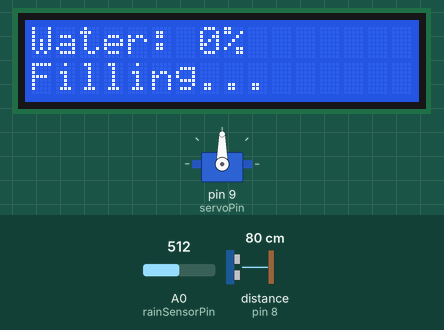
A sketch run on a simulated Arduino Uno, built with avr-gcc and run on an emulated ATmega328P. Parts: servo, 16×2 character LCD. Wiring (inferred from the names in the program): ultrasonic range finder: trigger pin 7; echo pin 8. The inputs (shaded band) are chosen by the test bench; at power-on: distance to the obstacle (sensor on pin 8) 80 cm, A0 (rainSensorPin) = 512. The echo pulse lasts 58.3 µs per cm; what the sketch prints to the serial monitor is not drawn.

Above: at 3.4 s.
3.5 s: distance to the obstacle (sensor on pin 8) set to 5 cm
At 7.4 s:
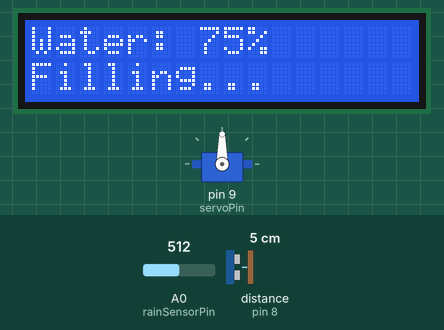
8.1 s: distance to the obstacle (sensor on pin 8) set to 2 cm
At 11.6 s:
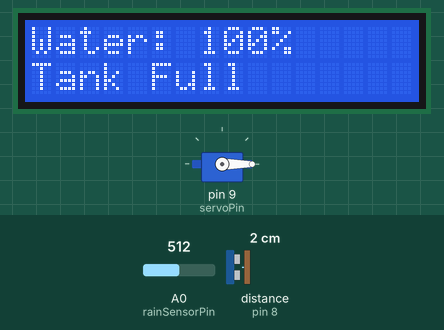
11.9 s: A0 (rainSensorPin) set to 691
17.7 s: A0 (rainSensorPin) set to 715
19.2 s: distance to the obstacle (sensor on pin 8) set to 4 cm
At 22.7 s:
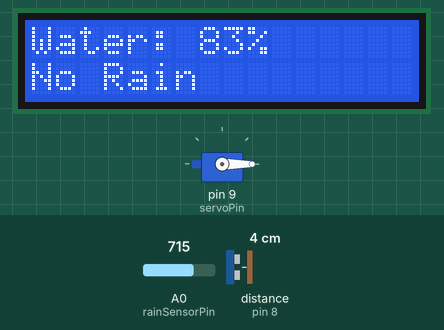
23.0 s: A0 (rainSensorPin) set to 690
At 27.8 s:
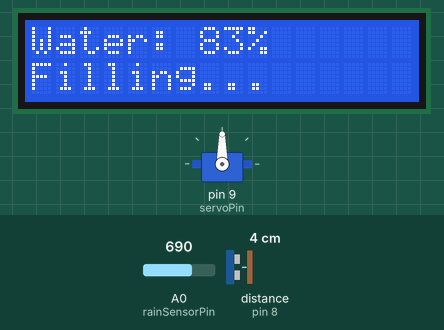
Timing chart, 0 to 29.3 s (numbered marks = the images above; inputs shaded):
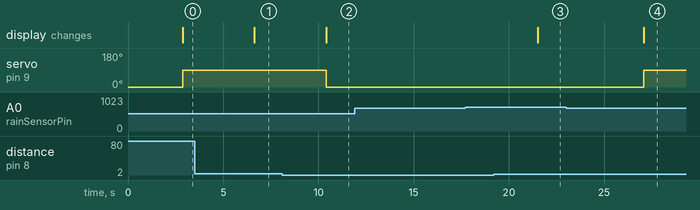

The sketch:

SmartRainwater.ino
```cpp
#include <Servo.h>
#include <Wire.h>
#include <LiquidCrystal_I2C.h>

Servo myServo;
LiquidCrystal_I2C lcd(0x27, 16, 2);

// Pins
int rainSensorPin = A0;
int servoPin = 9;
int trigPin = 7;
int echoPin = 8;

// Settings
int threshold = 700;
bool servoOpen = false;

// Tank height (CHANGE if needed)
const int tankHeight = 13;   // 13 cm empty, 1 cm full

// -------- Stable Ultrasonic Reading --------
long getDistance()
{
  long total = 0;

  for(int i = 0; i < 5; i++)
  {
    digitalWrite(trigPin, LOW);
    delayMicroseconds(2);

    digitalWrite(trigPin, HIGH);
    delayMicroseconds(10);
    digitalWrite(trigPin, LOW);

    long duration = pulseIn(echoPin, HIGH, 30000);
    long distance = duration * 0.034 / 2;

    total += distance;
    delay(50);
  }

  return total / 5;   // average distance
}

void setup()
{
  myServo.attach(servoPin);
  myServo.write(0);

  pinMode(rainSensorPin, INPUT);
  pinMode(trigPin, OUTPUT);
  pinMode(echoPin, INPUT);

  Serial.begin(9600);

  lcd.init();
  lcd.backlight();
}

void loop()
{
  int sensorValue = analogRead(rainSensorPin);

  // -------- Rain Confirmation --------
  bool rainDetected = false;

  if(sensorValue < threshold)
  {
    delay(2000);
    if(analogRead(rainSensorPin) < threshold)
      rainDetected = true;
  }

  // -------- Get Averaged Distance --------
  long avgDistance = getDistance();

  // Limit valid range
  avgDistance = constrain(avgDistance, 1, tankHeight);

  // -------- Calculate Percentage using map() --------
  int waterLevel = map(avgDistance, tankHeight, 1, 0, 100);
  waterLevel = constrain(waterLevel, 0, 100);

  //  Full tank stabilization
  if(waterLevel >= 91)
  {
    waterLevel = 100;
  }

  // -------- Serial Output --------
  Serial.print("Distance: ");
  Serial.print(avgDistance);
  Serial.print(" cm | Water: ");
  Serial.print(waterLevel);
  Serial.println("%");

  // -------- Clean Serial Line for Python Dashboard --------
  Serial.println(waterLevel);   // <-- THIS is important
  delay(500);                   // small delay for stability

  // -------- Smart Servo Logic --------
  if(waterLevel >= 98)
  {
    if(servoOpen)
    {
      myServo.write(0);
      servoOpen = false;
    }
  }
  else if(rainDetected)
  {
    if(!servoOpen)
    {
      myServo.write(90);
      servoOpen = true;
    }
  }
  else
  {
    if(servoOpen)
    {
      myServo.write(0);
      servoOpen = false;
    }
  }

  // -------- LCD Display --------
  lcd.clear();
  lcd.setCursor(0,0);
  lcd.print("Water: ");
  lcd.print(waterLevel);
  lcd.print("%");

  lcd.setCursor(0,1);

  if(waterLevel >= 98)
  {
    lcd.print("Tank Full");
  }
  else if(rainDetected)
  {
    lcd.print("Filling...");
  }
  else
  {
    lcd.print("No Rain");
  }

  delay(1000);
}
```

Measured:
- the behaviour switches between 4 and 3 cm on distance to the obstacle (sensor on pin 8) (found by bisection; images 1 and 2)
- after the input at 3.5 s, the display: changes after 3.1 s (image 1)
- after the input at 8.1 s, servo on pin 9 (servoPin): 90° → 0° after 2.3 s; the display: changes after 2.3 s (image 2)
- after the input at 11.9 s, every drawn part: stays the same
- after the input at 17.7 s, every drawn part: stays the same
- after the input at 19.2 s, the display: changes after 2.3 s (image 3)
- after the input at 23.0 s, servo on pin 9 (servoPin): 0° → 90° after 4.1 s; the display: changes after 4.1 s (image 4)
